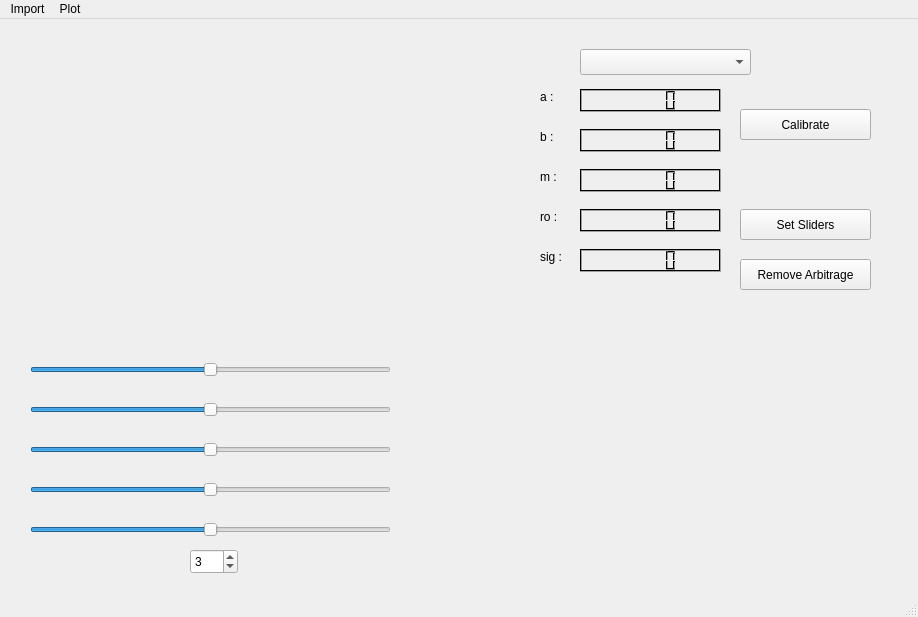
<?xml version="1.0" encoding="UTF-8"?>
<ui version="4.0">
 <class>MainWindow</class>
 <widget class="QMainWindow" name="MainWindow">
  <property name="geometry">
   <rect>
    <x>0</x>
    <y>0</y>
    <width>918</width>
    <height>617</height>
   </rect>
  </property>
  <property name="windowTitle">
   <string>SVI Model</string>
  </property>
  <widget class="QWidget" name="centralwidget">
   <widget class="QCustomPlot" name="plot" native="true">
    <property name="geometry">
     <rect>
      <x>30</x>
      <y>40</y>
      <width>461</width>
      <height>241</height>
     </rect>
    </property>
   </widget>
   <widget class="QSlider" name="horizontalSlider">
    <property name="geometry">
     <rect>
      <x>30</x>
      <y>340</y>
      <width>361</width>
      <height>22</height>
     </rect>
    </property>
    <property name="minimum">
     <number>-50</number>
    </property>
    <property name="maximum">
     <number>50</number>
    </property>
    <property name="value">
     <number>0</number>
    </property>
    <property name="sliderPosition">
     <number>0</number>
    </property>
    <property name="orientation">
     <enum>Qt::Horizontal</enum>
    </property>
   </widget>
   <widget class="QSlider" name="horizontalSlider_2">
    <property name="geometry">
     <rect>
      <x>30</x>
      <y>380</y>
      <width>361</width>
      <height>22</height>
     </rect>
    </property>
    <property name="minimum">
     <number>-50</number>
    </property>
    <property name="maximum">
     <number>50</number>
    </property>
    <property name="value">
     <number>0</number>
    </property>
    <property name="sliderPosition">
     <number>0</number>
    </property>
    <property name="orientation">
     <enum>Qt::Horizontal</enum>
    </property>
   </widget>
   <widget class="QSlider" name="horizontalSlider_3">
    <property name="geometry">
     <rect>
      <x>30</x>
      <y>420</y>
      <width>361</width>
      <height>22</height>
     </rect>
    </property>
    <property name="minimum">
     <number>-50</number>
    </property>
    <property name="maximum">
     <number>50</number>
    </property>
    <property name="value">
     <number>0</number>
    </property>
    <property name="sliderPosition">
     <number>0</number>
    </property>
    <property name="orientation">
     <enum>Qt::Horizontal</enum>
    </property>
   </widget>
   <widget class="QSlider" name="horizontalSlider_4">
    <property name="geometry">
     <rect>
      <x>30</x>
      <y>460</y>
      <width>361</width>
      <height>22</height>
     </rect>
    </property>
    <property name="minimum">
     <number>-50</number>
    </property>
    <property name="maximum">
     <number>50</number>
    </property>
    <property name="value">
     <number>0</number>
    </property>
    <property name="sliderPosition">
     <number>0</number>
    </property>
    <property name="orientation">
     <enum>Qt::Horizontal</enum>
    </property>
   </widget>
   <widget class="QSlider" name="horizontalSlider_5">
    <property name="geometry">
     <rect>
      <x>30</x>
      <y>500</y>
      <width>361</width>
      <height>22</height>
     </rect>
    </property>
    <property name="minimum">
     <number>-50</number>
    </property>
    <property name="maximum">
     <number>50</number>
    </property>
    <property name="value">
     <number>0</number>
    </property>
    <property name="sliderPosition">
     <number>0</number>
    </property>
    <property name="orientation">
     <enum>Qt::Horizontal</enum>
    </property>
   </widget>
   <widget class="QLCDNumber" name="param1">
    <property name="geometry">
     <rect>
      <x>580</x>
      <y>70</y>
      <width>141</width>
      <height>23</height>
     </rect>
    </property>
    <property name="palette">
     <palette>
      <active>
       <colorrole role="Light">
        <brush brushstyle="SolidPattern">
         <color alpha="255">
          <red>0</red>
          <green>0</green>
          <blue>0</blue>
         </color>
        </brush>
       </colorrole>
      </active>
      <inactive>
       <colorrole role="Light">
        <brush brushstyle="SolidPattern">
         <color alpha="255">
          <red>0</red>
          <green>0</green>
          <blue>0</blue>
         </color>
        </brush>
       </colorrole>
      </inactive>
      <disabled>
       <colorrole role="Light">
        <brush brushstyle="SolidPattern">
         <color alpha="255">
          <red>0</red>
          <green>0</green>
          <blue>0</blue>
         </color>
        </brush>
       </colorrole>
      </disabled>
     </palette>
    </property>
    <property name="digitCount">
     <number>5</number>
    </property>
   </widget>
   <widget class="QLCDNumber" name="param2">
    <property name="geometry">
     <rect>
      <x>580</x>
      <y>110</y>
      <width>141</width>
      <height>23</height>
     </rect>
    </property>
    <property name="palette">
     <palette>
      <active>
       <colorrole role="Light">
        <brush brushstyle="SolidPattern">
         <color alpha="255">
          <red>0</red>
          <green>0</green>
          <blue>0</blue>
         </color>
        </brush>
       </colorrole>
      </active>
      <inactive>
       <colorrole role="Light">
        <brush brushstyle="SolidPattern">
         <color alpha="255">
          <red>0</red>
          <green>0</green>
          <blue>0</blue>
         </color>
        </brush>
       </colorrole>
      </inactive>
      <disabled>
       <colorrole role="Light">
        <brush brushstyle="SolidPattern">
         <color alpha="255">
          <red>0</red>
          <green>0</green>
          <blue>0</blue>
         </color>
        </brush>
       </colorrole>
      </disabled>
     </palette>
    </property>
    <property name="digitCount">
     <number>5</number>
    </property>
   </widget>
   <widget class="QLCDNumber" name="param3">
    <property name="geometry">
     <rect>
      <x>580</x>
      <y>150</y>
      <width>141</width>
      <height>23</height>
     </rect>
    </property>
    <property name="palette">
     <palette>
      <active>
       <colorrole role="Light">
        <brush brushstyle="SolidPattern">
         <color alpha="255">
          <red>0</red>
          <green>0</green>
          <blue>0</blue>
         </color>
        </brush>
       </colorrole>
      </active>
      <inactive>
       <colorrole role="Light">
        <brush brushstyle="SolidPattern">
         <color alpha="255">
          <red>0</red>
          <green>0</green>
          <blue>0</blue>
         </color>
        </brush>
       </colorrole>
      </inactive>
      <disabled>
       <colorrole role="Light">
        <brush brushstyle="SolidPattern">
         <color alpha="255">
          <red>0</red>
          <green>0</green>
          <blue>0</blue>
         </color>
        </brush>
       </colorrole>
      </disabled>
     </palette>
    </property>
    <property name="digitCount">
     <number>5</number>
    </property>
   </widget>
   <widget class="QLCDNumber" name="param4">
    <property name="geometry">
     <rect>
      <x>580</x>
      <y>190</y>
      <width>141</width>
      <height>23</height>
     </rect>
    </property>
    <property name="palette">
     <palette>
      <active>
       <colorrole role="Light">
        <brush brushstyle="SolidPattern">
         <color alpha="255">
          <red>0</red>
          <green>0</green>
          <blue>0</blue>
         </color>
        </brush>
       </colorrole>
      </active>
      <inactive>
       <colorrole role="Light">
        <brush brushstyle="SolidPattern">
         <color alpha="255">
          <red>0</red>
          <green>0</green>
          <blue>0</blue>
         </color>
        </brush>
       </colorrole>
      </inactive>
      <disabled>
       <colorrole role="Light">
        <brush brushstyle="SolidPattern">
         <color alpha="255">
          <red>0</red>
          <green>0</green>
          <blue>0</blue>
         </color>
        </brush>
       </colorrole>
      </disabled>
     </palette>
    </property>
    <property name="digitCount">
     <number>5</number>
    </property>
   </widget>
   <widget class="QLCDNumber" name="param5">
    <property name="geometry">
     <rect>
      <x>580</x>
      <y>230</y>
      <width>141</width>
      <height>23</height>
     </rect>
    </property>
    <property name="palette">
     <palette>
      <active>
       <colorrole role="Light">
        <brush brushstyle="SolidPattern">
         <color alpha="255">
          <red>0</red>
          <green>0</green>
          <blue>0</blue>
         </color>
        </brush>
       </colorrole>
      </active>
      <inactive>
       <colorrole role="Light">
        <brush brushstyle="SolidPattern">
         <color alpha="255">
          <red>0</red>
          <green>0</green>
          <blue>0</blue>
         </color>
        </brush>
       </colorrole>
      </inactive>
      <disabled>
       <colorrole role="Light">
        <brush brushstyle="SolidPattern">
         <color alpha="255">
          <red>0</red>
          <green>0</green>
          <blue>0</blue>
         </color>
        </brush>
       </colorrole>
      </disabled>
     </palette>
    </property>
    <property name="digitCount">
     <number>5</number>
    </property>
   </widget>
   <widget class="QComboBox" name="comboBox">
    <property name="geometry">
     <rect>
      <x>580</x>
      <y>30</y>
      <width>171</width>
      <height>26</height>
     </rect>
    </property>
   </widget>
   <widget class="QCustomPlot" name="plot2" native="true">
    <property name="geometry">
     <rect>
      <x>430</x>
      <y>300</y>
      <width>461</width>
      <height>241</height>
     </rect>
    </property>
   </widget>
   <widget class="QPushButton" name="pushButton">
    <property name="geometry">
     <rect>
      <x>740</x>
      <y>90</y>
      <width>131</width>
      <height>31</height>
     </rect>
    </property>
    <property name="text">
     <string>Calibrate</string>
    </property>
   </widget>
   <widget class="QPushButton" name="pushButton_sliders">
    <property name="geometry">
     <rect>
      <x>740</x>
      <y>190</y>
      <width>131</width>
      <height>31</height>
     </rect>
    </property>
    <property name="text">
     <string>Set Sliders</string>
    </property>
   </widget>
   <widget class="QSpinBox" name="spinBox_speedChange">
    <property name="geometry">
     <rect>
      <x>190</x>
      <y>530</y>
      <width>48</width>
      <height>25</height>
     </rect>
    </property>
    <property name="maximum">
     <number>10</number>
    </property>
    <property name="value">
     <number>3</number>
    </property>
   </widget>
   <widget class="QPushButton" name="pushButton_arbitrage">
    <property name="geometry">
     <rect>
      <x>740</x>
      <y>240</y>
      <width>131</width>
      <height>31</height>
     </rect>
    </property>
    <property name="text">
     <string>Remove Arbitrage</string>
    </property>
   </widget>
   <widget class="QLabel" name="label">
    <property name="geometry">
     <rect>
      <x>540</x>
      <y>70</y>
      <width>31</width>
      <height>16</height>
     </rect>
    </property>
    <property name="text">
     <string>a :</string>
    </property>
   </widget>
   <widget class="QLabel" name="label_2">
    <property name="geometry">
     <rect>
      <x>540</x>
      <y>110</y>
      <width>31</width>
      <height>16</height>
     </rect>
    </property>
    <property name="text">
     <string>b :</string>
    </property>
   </widget>
   <widget class="QLabel" name="label_3">
    <property name="geometry">
     <rect>
      <x>540</x>
      <y>150</y>
      <width>31</width>
      <height>16</height>
     </rect>
    </property>
    <property name="text">
     <string>m :</string>
    </property>
   </widget>
   <widget class="QLabel" name="label_4">
    <property name="geometry">
     <rect>
      <x>540</x>
      <y>190</y>
      <width>31</width>
      <height>16</height>
     </rect>
    </property>
    <property name="text">
     <string>ro :</string>
    </property>
   </widget>
   <widget class="QLabel" name="label_5">
    <property name="geometry">
     <rect>
      <x>540</x>
      <y>230</y>
      <width>31</width>
      <height>16</height>
     </rect>
    </property>
    <property name="text">
     <string>sig :</string>
    </property>
   </widget>
  </widget>
  <widget class="QMenuBar" name="menubar">
   <property name="geometry">
    <rect>
     <x>0</x>
     <y>0</y>
     <width>918</width>
     <height>22</height>
    </rect>
   </property>
   <widget class="QMenu" name="menumode">
    <property name="title">
     <string>Import</string>
    </property>
    <addaction name="actionAddFile"/>
   </widget>
   <widget class="QMenu" name="menuView">
    <property name="title">
     <string>Plot</string>
    </property>
    <addaction name="actionset_range"/>
    <addaction name="actionset_initial_curve"/>
   </widget>
   <addaction name="menumode"/>
   <addaction name="menuView"/>
  </widget>
  <widget class="QStatusBar" name="statusbar"/>
  <action name="actionAddFile">
   <property name="text">
    <string>data set</string>
   </property>
  </action>
  <action name="actionarbitrage">
   <property name="text">
    <string>arbitrage</string>
   </property>
  </action>
  <action name="actionset_range">
   <property name="text">
    <string>set range</string>
   </property>
  </action>
  <action name="actionset_initial_curve">
   <property name="text">
    <string>set initial curve</string>
   </property>
  </action>
 </widget>
 <customwidgets>
  <customwidget>
   <class>QCustomPlot</class>
   <extends>QWidget</extends>
   <header>qcustomplot.h</header>
   <container>1</container>
  </customwidget>
 </customwidgets>
 <resources/>
 <connections/>
</ui>
